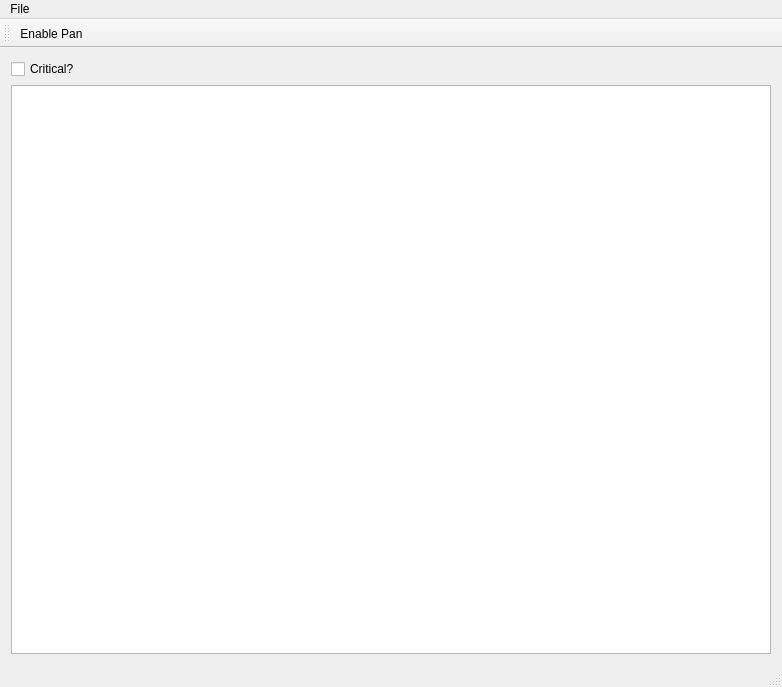
<?xml version="1.0" encoding="UTF-8"?>
<ui version="4.0">
 <class>MainWindow</class>
 <widget class="QMainWindow" name="MainWindow">
  <property name="geometry">
   <rect>
    <x>0</x>
    <y>0</y>
    <width>782</width>
    <height>687</height>
   </rect>
  </property>
  <property name="windowTitle">
   <string>MainWindow</string>
  </property>
  <widget class="QWidget" name="centralWidget">
   <layout class="QVBoxLayout" name="verticalLayout">
    <item>
     <widget class="QCheckBox" name="checkBox">
      <property name="text">
       <string>Critical?</string>
      </property>
     </widget>
    </item>
    <item>
     <widget class="MyCanvas" name="graphicsView">
      <property name="verticalScrollBarPolicy">
       <enum>Qt::ScrollBarAlwaysOff</enum>
      </property>
      <property name="horizontalScrollBarPolicy">
       <enum>Qt::ScrollBarAlwaysOff</enum>
      </property>
     </widget>
    </item>
   </layout>
  </widget>
  <widget class="QMenuBar" name="menuBar">
   <property name="geometry">
    <rect>
     <x>0</x>
     <y>0</y>
     <width>782</width>
     <height>20</height>
    </rect>
   </property>
   <widget class="QMenu" name="menuFile">
    <property name="title">
     <string>File</string>
    </property>
    <addaction name="actionSave_SVG"/>
   </widget>
   <addaction name="menuFile"/>
  </widget>
  <widget class="QToolBar" name="mainToolBar">
   <attribute name="toolBarArea">
    <enum>TopToolBarArea</enum>
   </attribute>
   <attribute name="toolBarBreak">
    <bool>false</bool>
   </attribute>
   <addaction name="actionEnable_Pan"/>
  </widget>
  <widget class="QStatusBar" name="statusBar"/>
  <action name="actionEnable_Pan">
   <property name="checkable">
    <bool>true</bool>
   </property>
   <property name="text">
    <string>Enable Pan</string>
   </property>
  </action>
  <action name="actionSave_SVG">
   <property name="text">
    <string>Save SVG</string>
   </property>
  </action>
 </widget>
 <layoutdefault spacing="6" margin="11"/>
 <customwidgets>
  <customwidget>
   <class>MyCanvas</class>
   <extends>QGraphicsView</extends>
   <header>mycanvas.h</header>
  </customwidget>
 </customwidgets>
 <resources/>
 <connections/>
</ui>
